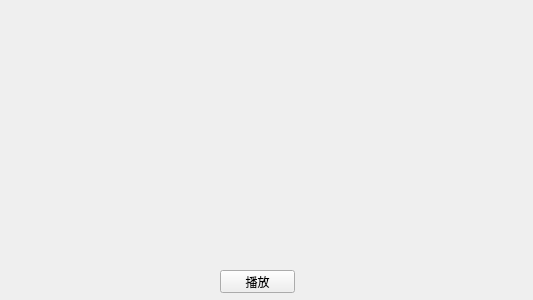
<?xml version="1.0" encoding="UTF-8"?>
<ui version="4.0">
 <class>Widget</class>
 <widget class="QWidget" name="Widget">
  <property name="geometry">
   <rect>
    <x>0</x>
    <y>0</y>
    <width>533</width>
    <height>300</height>
   </rect>
  </property>
  <property name="windowTitle">
   <string>Widget</string>
  </property>
  <widget class="QPushButton" name="pushButton">
   <property name="geometry">
    <rect>
     <x>220</x>
     <y>270</y>
     <width>75</width>
     <height>23</height>
    </rect>
   </property>
   <property name="text">
    <string>播放</string>
   </property>
  </widget>
 </widget>
 <layoutdefault spacing="6" margin="11"/>
 <resources/>
 <connections/>
</ui>
